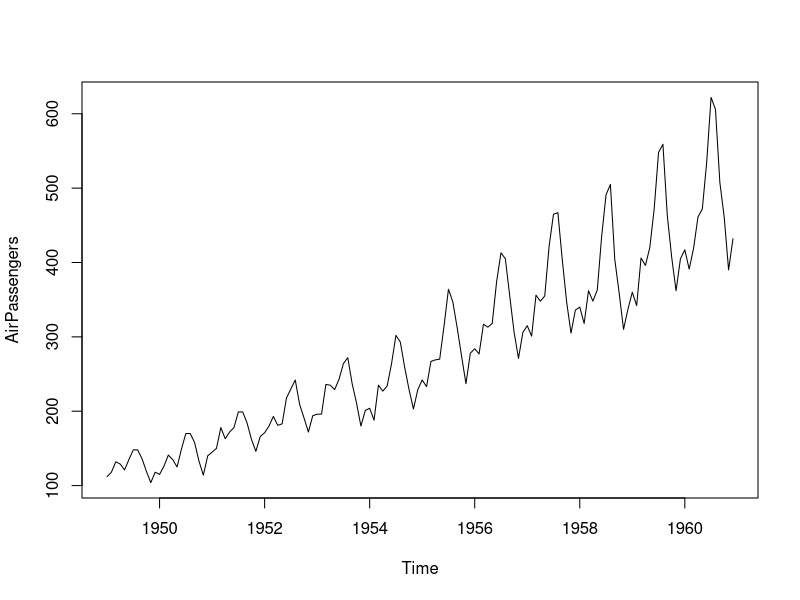
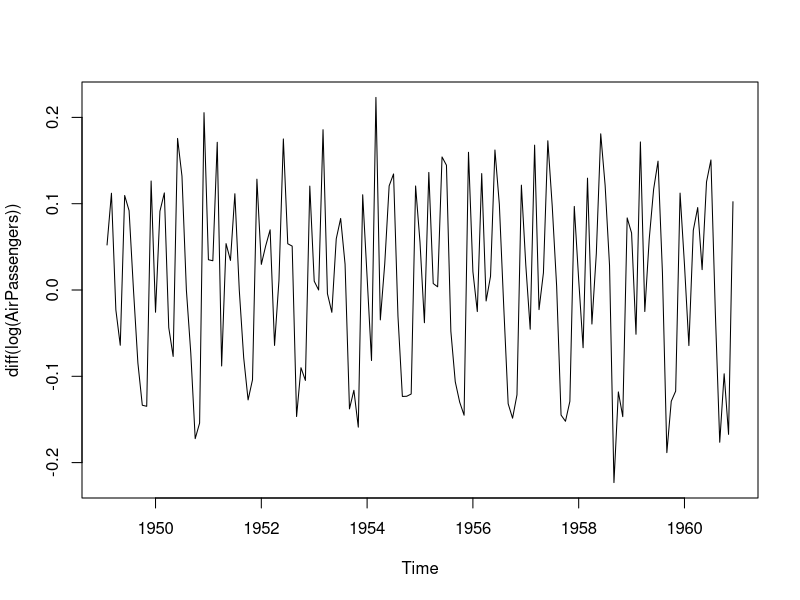
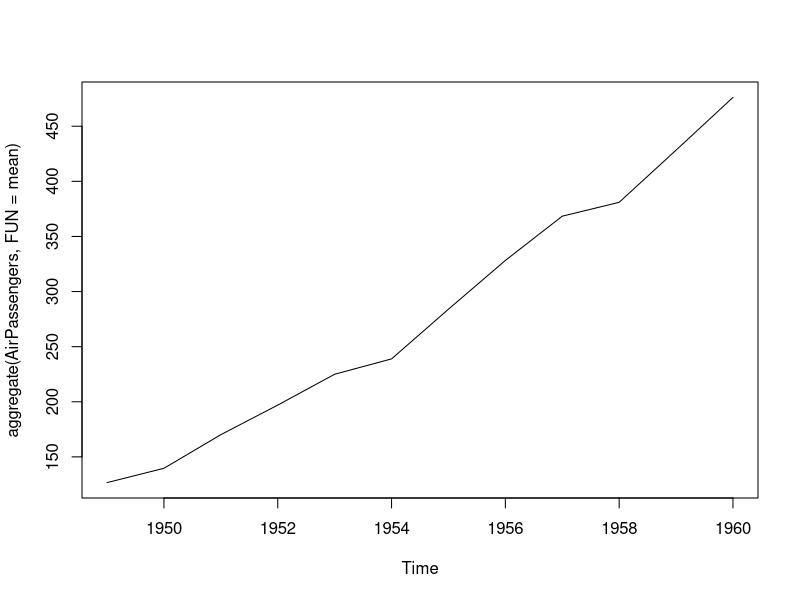
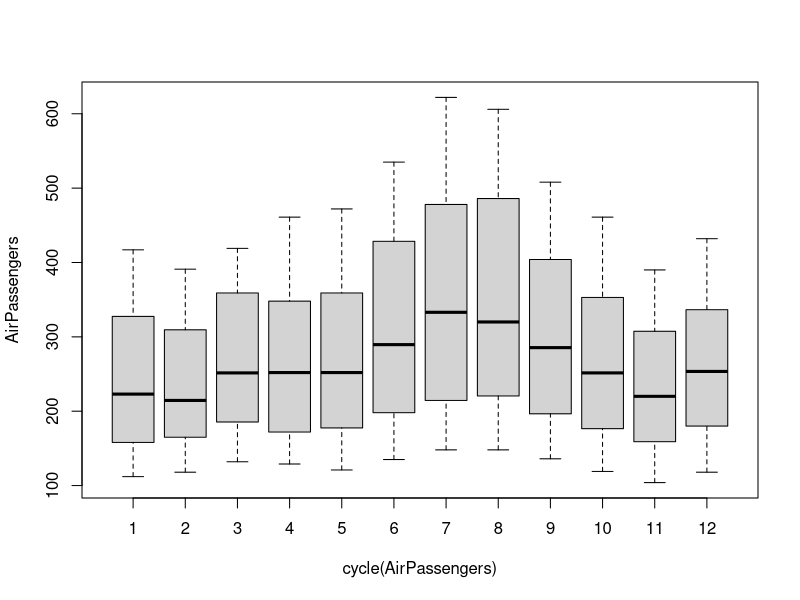
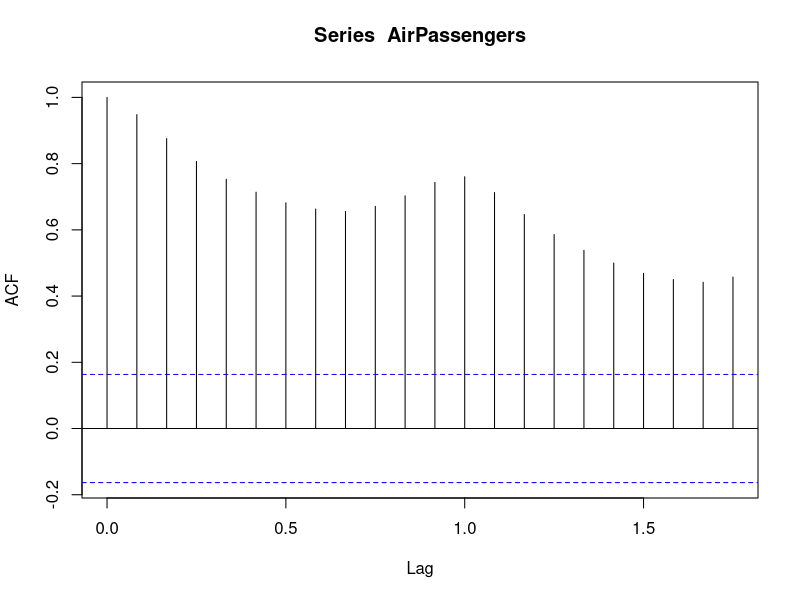
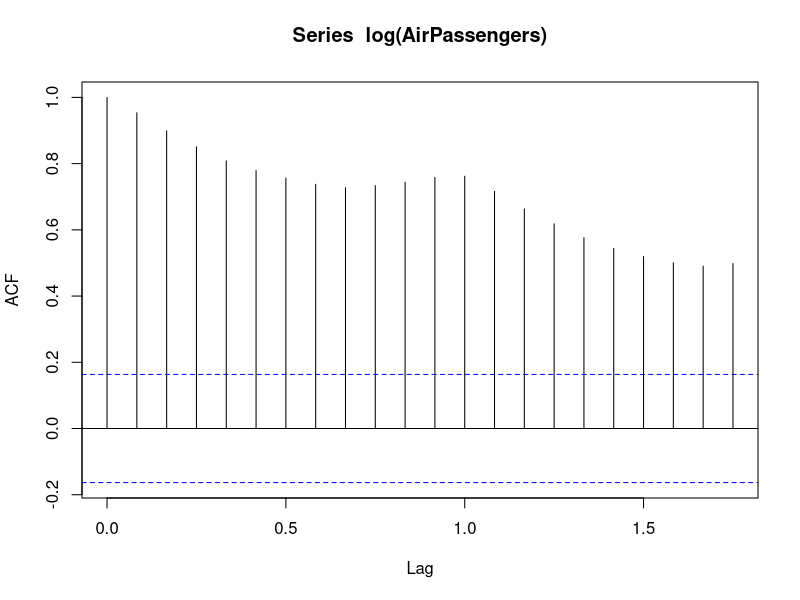
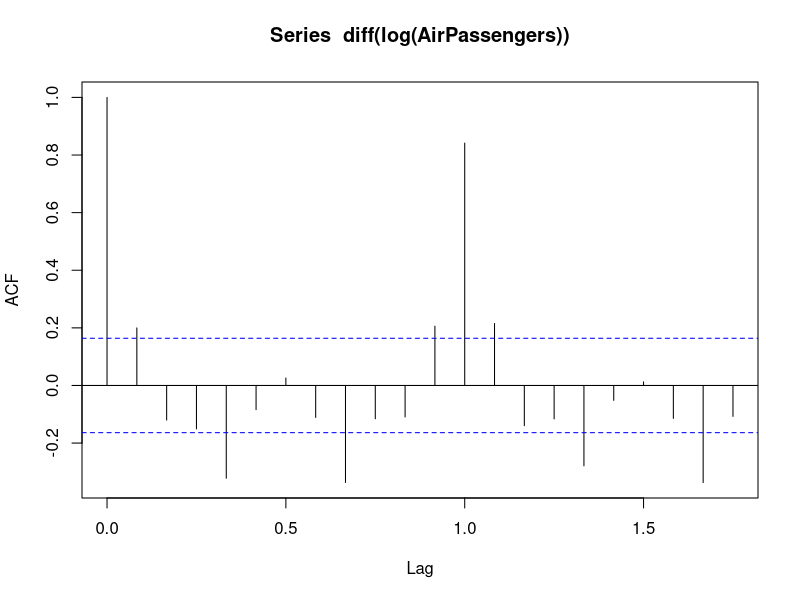
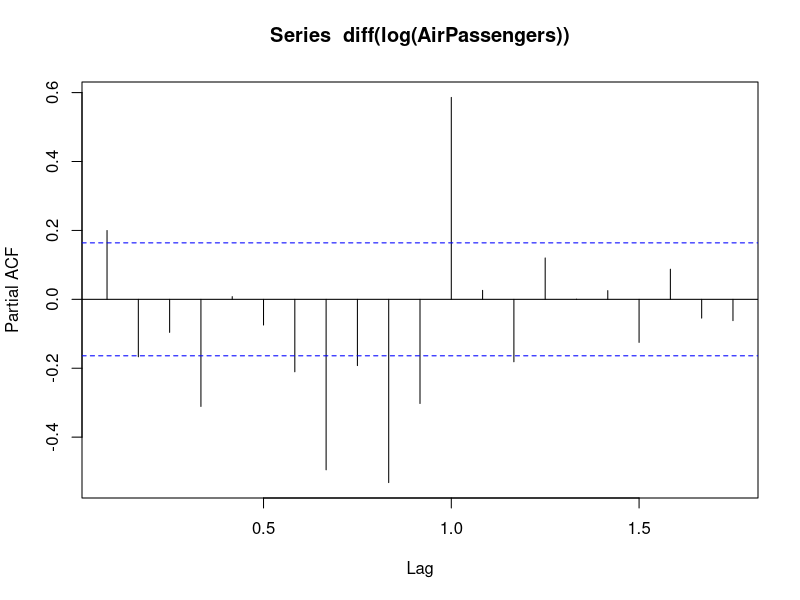

The R script that drew these images, in order: (Note: this script raises an error after producing the figures.)
library(tseries)
library(forecast)
library(caret)

#Load Dataset directly
data(AirPassengers)

#Check class, it should be Time Series (ts)
class(AirPassengers)

#ts(AirPassengers,start=c(1949,1),end=c(1960,12),frequency=12)

#Check First row
start(AirPassengers)

#Check Last Row
end(AirPassengers)

#Check Frequency (daily, weekly, monthly,quarterly, yearly)
frequency(AirPassengers)

#Check summary stats 
summary(AirPassengers)

#Check length
length(AirPassengers)

#Plot it on chart to inspect 
plot(AirPassengers)
plot(diff(log(AirPassengers)))

#Create a Linear model based on time to see the trend
abline(reg = lm(AirPassengers~time(AirPassengers)))

#Check Cycle
cycle(AirPassengers)

#Plot Average to see it trend (moving upwards)
plot(aggregate(AirPassengers,FUN=mean))

#Check plots according to cycle
boxplot(AirPassengers~cycle(AirPassengers))


#Build Arima

#Augmented Dickey-Fuller Test
adf.test(AirPassengers, alternative="stationary", k=0)
adf.test(diff(log(AirPassengers)), alternative="stationary", k=0)

#It is Not stationary to do run ARIMA

#Find ACF
acf(AirPassengers)
acf(log(AirPassengers))

acf(diff(log(AirPassengers))) #p term or Lagged 
pacf(diff(log(AirPassengers))) #q term or Moving average

#Diff if need(that is when the chart slowly drops off)
#air_diff = diff(AirPassengers, differences = 1)
#plot(air_diff)

#Choose (p,d,q) (0,1,1) or (1,1,1)

(fit_test <- auto.arima(log(AirPassengers), seasonal = FALSE))
(fit <- arima(log(AirPassengers), c(0, 1, 1),seasonal = list(order = c(0, 1, 1), period = 12)))

#ARIMAX, use xreg = 
#(fit <- arima(log(AirPassengers),xreg = <Columns>, c(0, 1, 1),seasonal = list(order = c(0, 1, 1), period = 12)))

pred_train <- predict(fit, )
pred <- predict(fit, n.ahead = 10*12)
pred <- fit(fit)


ts.plot(AirPassengers,2.718^pred$pred, lty = c(1,3))
ts.plot(AirPassengers,2.718^pred$pred, log = "y", lty = c(1,3))

RMSE(AirPassengers, pred_train$pred)
